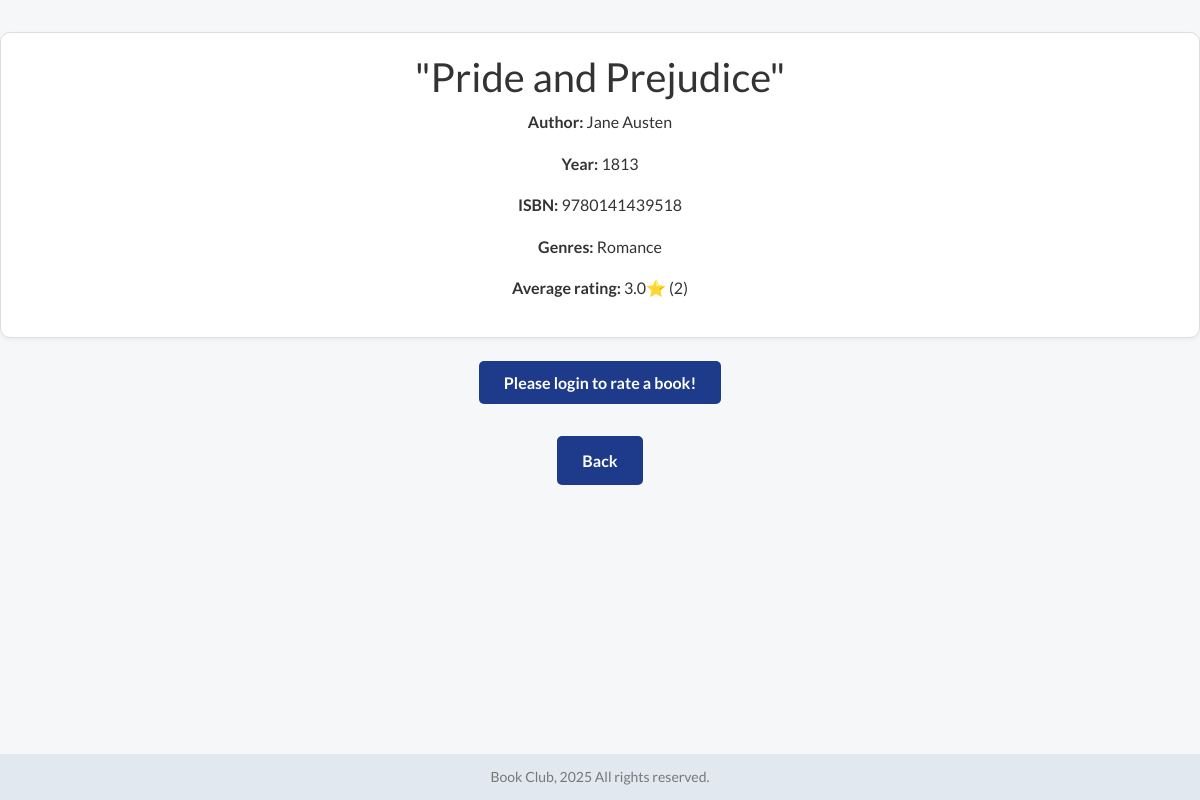
Screenshot of /book/1 with the database file from the repository.
### bookcatalogue/models.py (models this page shows, shortened)
class Book(models.Model):
    title = models.CharField(max_length=100)
    year = models.IntegerField(null=True, blank=True)
    isbn = models.CharField(max_length=100, unique=True)
    author = models.ForeignKey(to=Author, on_delete=models.CASCADE, related_name='books')
    genres = models.ManyToManyField(to=Genre)

class Author(models.Model):
    first_name = models.CharField(max_length=100)
    last_name = models.CharField(max_length=100)
    country = models.CharField(max_length=100, null=True, blank=True)
    birt_year = models.IntegerField(null=True, blank=True)

class Genre(models.Model):
    name = models.CharField(max_length=100, unique=True)

### bookcatalogue/views.py (the view, shortened to what this page needs)
# urls.py: path('book/<int:pk>', BookDetailView.as_view(template_name='book-detail.html'), name='book_detail')
class BookDetailView(DetailView):
    model = Book
    template_name = 'book-detail.html'
    context_object_name = 'book'
    def get_object(self, queryset=None):
        return Book.objects.annotate(avg_rating=Avg('ratings__stars')).get(pk=self.kwargs['pk'])
    def get_context_data(self, **kwargs):
        context = super().get_context_data(**kwargs)
        book = self.object
        context['average_rating'] = round(book.avg_rating, 2) if book.avg_rating is not None else "No rating"
        context['rating_count'] = book.ratings.count()
        if self.request.user.is_authenticated:
            context['form'] = RatingForm()
        return context

### bookcatalogue/templates/book-detail.html
{% extends 'base.html' %}
{% block 'content' %}
<div class="box-about">
  <h1>"{{ book.title }}"</h1>
  <p><strong>Author:</strong> {{ book.author.first_name }} {{ book.author.last_name }}</p>
  <p><strong>Year:</strong> {{ book.year }}</p>
  <p><strong>ISBN:</strong> {{ book.isbn }}</p>
  <p><strong>Genres:</strong>
    {% for genre in book.genres.all %}
        {{ genre.name }}{% if not forloop.last %}, {% endif %}
    {% endfor %}
  </p>
  <p><strong>Average rating:</strong> {{ average_rating }}⭐ ({{ rating_count }})</p>
</div>
<div class="rating-container">
    {% if user.is_authenticated %}
        <form method="POST">
            {% csrf_token %}
            <select name="stars">
              <option value="">Rate:</option>
              <option value="1">1</option>
              <option value="2">2</option>
              <option value="3">3</option>
              <option value="4">4</option>
              <option value="5">5</option>
            </select>
            <button type="submit">Submit</button>
        </form>
    {% else %}
        <p><a class="auth-btn" href="{% url 'login' %}">Please login to rate a book!</a></a></p>
    {% endif %}
    <a href="{% url 'catalogue' %}" class="auth-btn back-btn">Back</a>
</div>
{% endblock %}

### bookcatalogue/static/css/styles.css (style rules this page uses)
* { margin: 0; padding: 0; box-sizing: border-box; }
body { background-color: #f5f7f9; padding-bottom: 50px; font-family: 'Lato', sans-serif; color: #333; line-height: 1.6; }
a { text-decoration: none; padding: 8px 16px; border-radius: 4px; margin: 4px; color: #1a1a1a; transition: background-color 0.3s, color 0.3s; }
button, .auth-btn, .logout-btn, .filter-form button { border: none; padding: 12px 25px; color: #fff; font-weight: 600; border-radius: 5px; background: #1e3a8a; transition: background 0.3s, transform 0.2s ease; cursor: pointer; }
.back-btn { display: inline-block; margin-top: 20px; }
.pagination-container, .rating-container, .rating-container p { margin-bottom: 20px; text-align: center; }
.box-about { display: flex; flex-direction: column; width: 1200px; margin: 2em auto; align-items: center; border: 1px solid #ddd; border-radius: 10px; background-color: #ffffff; padding: 20px; box-shadow: 0 2px 5px rgba(0,0,0,0.05); }

### rows the page displays
Book: title "Pride and Prejudice", author.first_name "Jane", author.last_name "Austen", year "1813", isbn "9780141439518"
Genre: name "Romance"

### other values shown
{{ average_rating }} "3.0"
{{ rating_count }} "2"
